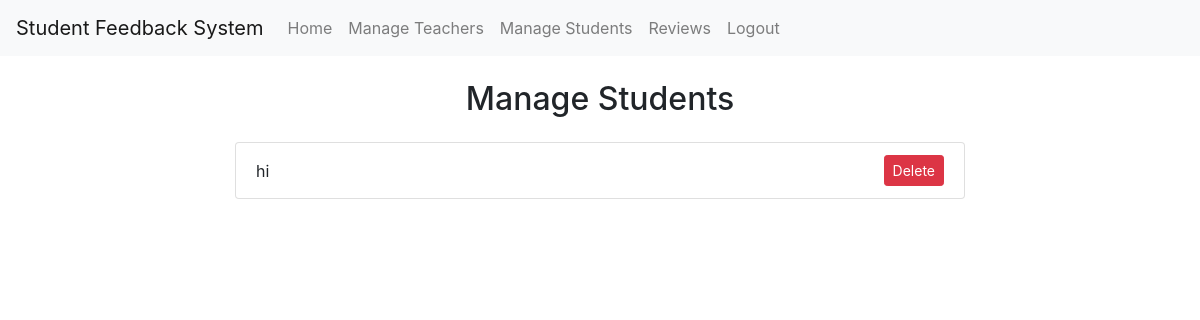
Before: /students with the older database file.
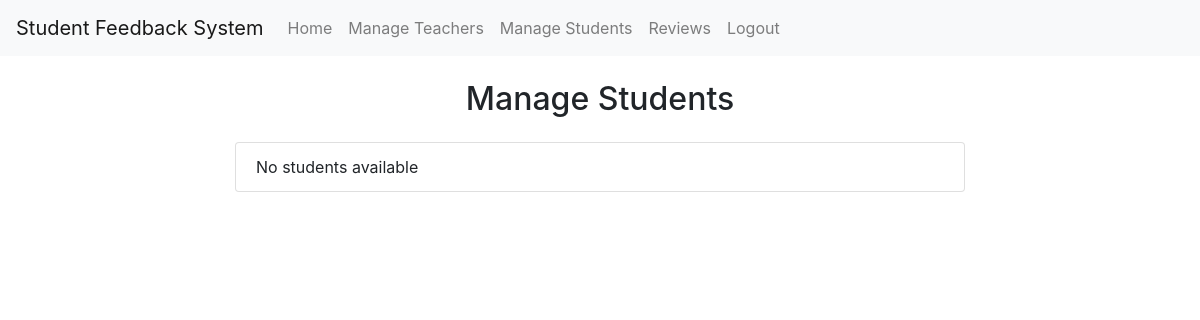
After: the same page with the newer database file.
### StudentFeedbackApp/models.py (models this page shows, shortened)
class Student(models.Model):
    user = models.OneToOneField(User,on_delete=models.CASCADE,default=1)
    RollNo = models.IntegerField(default=0)
    Name = models.CharField(max_length=100,default='')
    DateOfBirth = models.DateField(default=datetime.now)
    DateOfAdmission = models.DateField(default=datetime.now)
    DateOfGraduation = models.DateField(default=datetime.now)
    Department = models.CharField(max_length=100,default='')

### StudentFeedbackApp/views.py (the view)
# urls.py: path('students', views.student_manage, name='student-manage'),  # Redirect to student management page by default
def student_manage(request):
    students = Student.objects.all()
    return render(request, 'student_manage.html', {'students': students})

### templates/student_manage.html (shortened to what this page needs)
{% extends 'base.html' %}
{% block content %}
<div class="row justify-content-center">
    <div class="col-md-8">
        <h2 class="text-center mb-4">Manage Students</h2>
        <ul class="list-group">
            {% for student in students %}
            <li class="list-group-item d-flex justify-content-between align-items-center">
                {{ student.user.username }}
                <form method="post" action="{% url 'delete_student' student.id %}">
                    <button type="submit" class="btn btn-danger btn-sm">Delete</button>
                </form>
            </li>
            {% empty %}
            <li class="list-group-item">No students available</li>
            {% endfor %}
        </ul>
    </div>
</div>
{% endblock %}

### templates/base.html (shortened to what this page needs)
{% load static %}
<!DOCTYPE html>
<html lang="en">
<head>
    <link rel="stylesheet" href="https://stackpath.bootstrapcdn.com/bootstrap/4.5.2/css/bootstrap.min.css">
</head>
<body>
    <nav class="navbar navbar-expand-lg navbar-light bg-light">
        <a class="navbar-brand" href="#">Student Feedback System</a>
        <div class="collapse navbar-collapse" id="navbarSupportedContent">
            <ul class="navbar-nav mr-auto">
                <li class="nav-item">
                    <a class="nav-link" href="{% url 'homepage' %}">Home</a>
                </li>
                <li class="nav-item">
                    <a class="nav-link" href="{% url 'teacher-manage' %}">Manage Teachers</a>
                </li>
                <li class="nav-item">
                    <a class="nav-link" href="{% url 'student-manage' %}">Manage Students</a>
                </li>
                <li class="nav-item">
                    <a class="nav-link" href="{% url 'review-list' %}">Reviews</a>
                </li>
                <li class="nav-item">
                    <a class="nav-link" href="{% url 'logout' %}">Logout</a>
                </li>
            </ul>
        </div>
    </nav>
    <div class="container mt-4">
        {% block content %}
        {% endblock %}
    </div>
</body>
</html>

Changed rows visible on the page:
removed Student: user.username "hi"
Other visible differences:
text now shown: "No students available"
